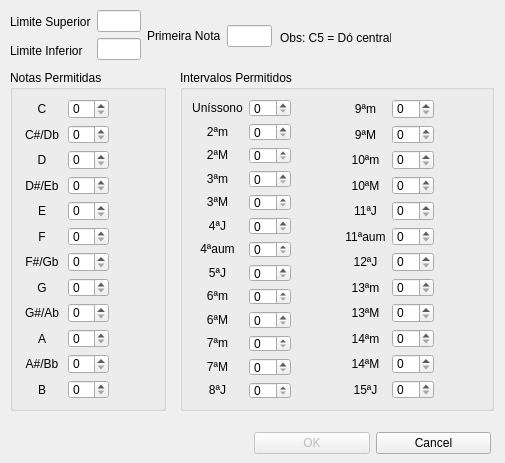
<?xml version="1.0" encoding="UTF-8"?>
<ui version="4.0">
 <class>MelodicSetupForm</class>
 <widget class="QWidget" name="MelodicSetupForm">
  <property name="geometry">
   <rect>
    <x>0</x>
    <y>0</y>
    <width>505</width>
    <height>463</height>
   </rect>
  </property>
  <property name="minimumSize">
   <size>
    <width>370</width>
    <height>455</height>
   </size>
  </property>
  <property name="windowTitle">
   <string>Configuração Melódica</string>
  </property>
  <widget class="QLabel" name="label_38">
   <property name="geometry">
    <rect>
     <x>280</x>
     <y>30</y>
     <width>111</width>
     <height>16</height>
    </rect>
   </property>
   <property name="text">
    <string>Obs: C5 = Dó central</string>
   </property>
  </widget>
  <widget class="QGroupBox" name="groupBox">
   <property name="geometry">
    <rect>
     <x>10</x>
     <y>70</y>
     <width>156</width>
     <height>341</height>
    </rect>
   </property>
   <property name="title">
    <string>Notas Permitidas</string>
   </property>
   <layout class="QGridLayout" name="gridLayout">
    <item row="0" column="1">
     <layout class="QVBoxLayout" name="verticalLayout_4">
      <item>
       <widget class="QSpinBox" name="spinBoxC"/>
      </item>
      <item>
       <widget class="QSpinBox" name="spinBoxDb"/>
      </item>
      <item>
       <widget class="QSpinBox" name="spinBoxD"/>
      </item>
      <item>
       <widget class="QSpinBox" name="spinBoxEb"/>
      </item>
      <item>
       <widget class="QSpinBox" name="spinBoxE"/>
      </item>
      <item>
       <widget class="QSpinBox" name="spinBoxF"/>
      </item>
      <item>
       <widget class="QSpinBox" name="spinBoxGb"/>
      </item>
      <item>
       <widget class="QSpinBox" name="spinBoxG"/>
      </item>
      <item>
       <widget class="QSpinBox" name="spinBoxAb"/>
      </item>
      <item>
       <widget class="QSpinBox" name="spinBoxA"/>
      </item>
      <item>
       <widget class="QSpinBox" name="spinBoxBb"/>
      </item>
      <item>
       <widget class="QSpinBox" name="spinBoxB"/>
      </item>
     </layout>
    </item>
    <item row="0" column="0">
     <layout class="QHBoxLayout" name="horizontalLayout_2">
      <item>
       <layout class="QVBoxLayout" name="verticalLayout_3">
        <item>
         <widget class="QLabel" name="label_2">
          <property name="text">
           <string>C</string>
          </property>
          <property name="alignment">
           <set>Qt::AlignCenter</set>
          </property>
         </widget>
        </item>
        <item>
         <widget class="QLabel" name="label">
          <property name="text">
           <string>C#/Db</string>
          </property>
          <property name="alignment">
           <set>Qt::AlignCenter</set>
          </property>
         </widget>
        </item>
        <item>
         <widget class="QLabel" name="label_3">
          <property name="text">
           <string>D</string>
          </property>
          <property name="alignment">
           <set>Qt::AlignCenter</set>
          </property>
         </widget>
        </item>
        <item>
         <widget class="QLabel" name="label_4">
          <property name="text">
           <string>D#/Eb</string>
          </property>
          <property name="alignment">
           <set>Qt::AlignCenter</set>
          </property>
         </widget>
        </item>
        <item>
         <widget class="QLabel" name="label_5">
          <property name="text">
           <string>E</string>
          </property>
          <property name="alignment">
           <set>Qt::AlignCenter</set>
          </property>
         </widget>
        </item>
        <item>
         <widget class="QLabel" name="label_6">
          <property name="text">
           <string>F</string>
          </property>
          <property name="alignment">
           <set>Qt::AlignCenter</set>
          </property>
         </widget>
        </item>
        <item>
         <widget class="QLabel" name="label_7">
          <property name="text">
           <string>F#/Gb</string>
          </property>
          <property name="alignment">
           <set>Qt::AlignCenter</set>
          </property>
         </widget>
        </item>
        <item>
         <widget class="QLabel" name="label_8">
          <property name="text">
           <string>G</string>
          </property>
          <property name="alignment">
           <set>Qt::AlignCenter</set>
          </property>
         </widget>
        </item>
        <item>
         <widget class="QLabel" name="label_9">
          <property name="text">
           <string>G#/Ab</string>
          </property>
          <property name="alignment">
           <set>Qt::AlignCenter</set>
          </property>
         </widget>
        </item>
        <item>
         <widget class="QLabel" name="label_10">
          <property name="text">
           <string>A</string>
          </property>
          <property name="alignment">
           <set>Qt::AlignCenter</set>
          </property>
         </widget>
        </item>
        <item>
         <widget class="QLabel" name="label_11">
          <property name="text">
           <string>A#/Bb</string>
          </property>
          <property name="alignment">
           <set>Qt::AlignCenter</set>
          </property>
         </widget>
        </item>
        <item>
         <widget class="QLabel" name="label_12">
          <property name="text">
           <string>B</string>
          </property>
          <property name="alignment">
           <set>Qt::AlignCenter</set>
          </property>
         </widget>
        </item>
       </layout>
      </item>
     </layout>
    </item>
    <item row="0" column="2">
     <layout class="QVBoxLayout" name="verticalLayout_9">
      <item>
       <widget class="QLabel" name="labelC">
        <property name="text">
         <string/>
        </property>
        <property name="alignment">
         <set>Qt::AlignCenter</set>
        </property>
       </widget>
      </item>
      <item>
       <widget class="QLabel" name="labelDb">
        <property name="text">
         <string/>
        </property>
        <property name="alignment">
         <set>Qt::AlignCenter</set>
        </property>
       </widget>
      </item>
      <item>
       <widget class="QLabel" name="labelD">
        <property name="text">
         <string/>
        </property>
        <property name="alignment">
         <set>Qt::AlignCenter</set>
        </property>
       </widget>
      </item>
      <item>
       <widget class="QLabel" name="labelEb">
        <property name="text">
         <string/>
        </property>
        <property name="alignment">
         <set>Qt::AlignCenter</set>
        </property>
       </widget>
      </item>
      <item>
       <widget class="QLabel" name="labelE">
        <property name="text">
         <string/>
        </property>
        <property name="alignment">
         <set>Qt::AlignCenter</set>
        </property>
       </widget>
      </item>
      <item>
       <widget class="QLabel" name="labelF">
        <property name="text">
         <string/>
        </property>
        <property name="alignment">
         <set>Qt::AlignCenter</set>
        </property>
       </widget>
      </item>
      <item>
       <widget class="QLabel" name="labelGb">
        <property name="text">
         <string/>
        </property>
        <property name="alignment">
         <set>Qt::AlignCenter</set>
        </property>
       </widget>
      </item>
      <item>
       <widget class="QLabel" name="labelG">
        <property name="text">
         <string/>
        </property>
        <property name="alignment">
         <set>Qt::AlignCenter</set>
        </property>
       </widget>
      </item>
      <item>
       <widget class="QLabel" name="labelAb">
        <property name="text">
         <string/>
        </property>
        <property name="alignment">
         <set>Qt::AlignCenter</set>
        </property>
       </widget>
      </item>
      <item>
       <widget class="QLabel" name="labelA">
        <property name="text">
         <string/>
        </property>
        <property name="alignment">
         <set>Qt::AlignCenter</set>
        </property>
       </widget>
      </item>
      <item>
       <widget class="QLabel" name="labelBb">
        <property name="text">
         <string/>
        </property>
        <property name="alignment">
         <set>Qt::AlignCenter</set>
        </property>
       </widget>
      </item>
      <item>
       <widget class="QLabel" name="labelB">
        <property name="text">
         <string/>
        </property>
        <property name="alignment">
         <set>Qt::AlignCenter</set>
        </property>
       </widget>
      </item>
     </layout>
    </item>
   </layout>
  </widget>
  <widget class="QGroupBox" name="groupBox_2">
   <property name="geometry">
    <rect>
     <x>180</x>
     <y>70</y>
     <width>314</width>
     <height>341</height>
    </rect>
   </property>
   <property name="title">
    <string>Intervalos Permitidos</string>
   </property>
   <layout class="QGridLayout" name="gridLayout_2">
    <item row="0" column="0">
     <layout class="QHBoxLayout" name="horizontalLayout_3">
      <item>
       <layout class="QVBoxLayout" name="verticalLayout_5">
        <item>
         <widget class="QLabel" name="label_13">
          <property name="text">
           <string>Uníssono</string>
          </property>
          <property name="alignment">
           <set>Qt::AlignCenter</set>
          </property>
         </widget>
        </item>
        <item>
         <widget class="QLabel" name="label_14">
          <property name="text">
           <string>2ªm</string>
          </property>
          <property name="alignment">
           <set>Qt::AlignCenter</set>
          </property>
         </widget>
        </item>
        <item>
         <widget class="QLabel" name="label_15">
          <property name="text">
           <string>2ªM</string>
          </property>
          <property name="alignment">
           <set>Qt::AlignCenter</set>
          </property>
         </widget>
        </item>
        <item>
         <widget class="QLabel" name="label_16">
          <property name="text">
           <string>3ªm</string>
          </property>
          <property name="alignment">
           <set>Qt::AlignCenter</set>
          </property>
         </widget>
        </item>
        <item>
         <widget class="QLabel" name="label_17">
          <property name="text">
           <string>3ªM</string>
          </property>
          <property name="alignment">
           <set>Qt::AlignCenter</set>
          </property>
         </widget>
        </item>
        <item>
         <widget class="QLabel" name="label_18">
          <property name="text">
           <string>4ªJ</string>
          </property>
          <property name="alignment">
           <set>Qt::AlignCenter</set>
          </property>
         </widget>
        </item>
        <item>
         <widget class="QLabel" name="label_19">
          <property name="text">
           <string>4ªaum</string>
          </property>
          <property name="alignment">
           <set>Qt::AlignCenter</set>
          </property>
         </widget>
        </item>
        <item>
         <widget class="QLabel" name="label_20">
          <property name="text">
           <string>5ªJ</string>
          </property>
          <property name="alignment">
           <set>Qt::AlignCenter</set>
          </property>
         </widget>
        </item>
        <item>
         <widget class="QLabel" name="label_21">
          <property name="text">
           <string>6ªm</string>
          </property>
          <property name="alignment">
           <set>Qt::AlignCenter</set>
          </property>
         </widget>
        </item>
        <item>
         <widget class="QLabel" name="label_22">
          <property name="text">
           <string>6ªM</string>
          </property>
          <property name="alignment">
           <set>Qt::AlignCenter</set>
          </property>
         </widget>
        </item>
        <item>
         <widget class="QLabel" name="label_23">
          <property name="text">
           <string>7ªm</string>
          </property>
          <property name="alignment">
           <set>Qt::AlignCenter</set>
          </property>
         </widget>
        </item>
        <item>
         <widget class="QLabel" name="label_24">
          <property name="text">
           <string>7ªM</string>
          </property>
          <property name="alignment">
           <set>Qt::AlignCenter</set>
          </property>
         </widget>
        </item>
        <item>
         <widget class="QLabel" name="label_25">
          <property name="text">
           <string>8ªJ</string>
          </property>
          <property name="alignment">
           <set>Qt::AlignCenter</set>
          </property>
         </widget>
        </item>
       </layout>
      </item>
     </layout>
    </item>
    <item row="0" column="3">
     <layout class="QHBoxLayout" name="horizontalLayout_4">
      <item>
       <layout class="QVBoxLayout" name="verticalLayout_6">
        <item>
         <widget class="QLabel" name="label_26">
          <property name="text">
           <string>9ªm</string>
          </property>
          <property name="alignment">
           <set>Qt::AlignCenter</set>
          </property>
         </widget>
        </item>
        <item>
         <widget class="QLabel" name="label_27">
          <property name="text">
           <string>9ªM</string>
          </property>
          <property name="alignment">
           <set>Qt::AlignCenter</set>
          </property>
         </widget>
        </item>
        <item>
         <widget class="QLabel" name="label_28">
          <property name="text">
           <string>10ªm</string>
          </property>
          <property name="alignment">
           <set>Qt::AlignCenter</set>
          </property>
         </widget>
        </item>
        <item>
         <widget class="QLabel" name="label_29">
          <property name="text">
           <string>10ªM</string>
          </property>
          <property name="alignment">
           <set>Qt::AlignCenter</set>
          </property>
         </widget>
        </item>
        <item>
         <widget class="QLabel" name="label_30">
          <property name="text">
           <string>11ªJ</string>
          </property>
          <property name="alignment">
           <set>Qt::AlignCenter</set>
          </property>
         </widget>
        </item>
        <item>
         <widget class="QLabel" name="label_31">
          <property name="text">
           <string>11ªaum</string>
          </property>
          <property name="alignment">
           <set>Qt::AlignCenter</set>
          </property>
         </widget>
        </item>
        <item>
         <widget class="QLabel" name="label_32">
          <property name="text">
           <string>12ªJ</string>
          </property>
          <property name="alignment">
           <set>Qt::AlignCenter</set>
          </property>
         </widget>
        </item>
        <item>
         <widget class="QLabel" name="label_33">
          <property name="text">
           <string>13ªm</string>
          </property>
          <property name="alignment">
           <set>Qt::AlignCenter</set>
          </property>
         </widget>
        </item>
        <item>
         <widget class="QLabel" name="label_34">
          <property name="text">
           <string>13ªM</string>
          </property>
          <property name="alignment">
           <set>Qt::AlignCenter</set>
          </property>
         </widget>
        </item>
        <item>
         <widget class="QLabel" name="label_35">
          <property name="text">
           <string>14ªm</string>
          </property>
          <property name="alignment">
           <set>Qt::AlignCenter</set>
          </property>
         </widget>
        </item>
        <item>
         <widget class="QLabel" name="label_36">
          <property name="text">
           <string>14ªM</string>
          </property>
          <property name="alignment">
           <set>Qt::AlignCenter</set>
          </property>
         </widget>
        </item>
        <item>
         <widget class="QLabel" name="label_37">
          <property name="text">
           <string>15ªJ</string>
          </property>
          <property name="alignment">
           <set>Qt::AlignCenter</set>
          </property>
         </widget>
        </item>
       </layout>
      </item>
     </layout>
    </item>
    <item row="0" column="4">
     <layout class="QVBoxLayout" name="verticalLayout_8">
      <item>
       <widget class="QSpinBox" name="spinBox9m"/>
      </item>
      <item>
       <widget class="QSpinBox" name="spinBox9M"/>
      </item>
      <item>
       <widget class="QSpinBox" name="spinBox10m"/>
      </item>
      <item>
       <widget class="QSpinBox" name="spinBox10M"/>
      </item>
      <item>
       <widget class="QSpinBox" name="spinBox11J"/>
      </item>
      <item>
       <widget class="QSpinBox" name="spinBox11aum"/>
      </item>
      <item>
       <widget class="QSpinBox" name="spinBox12J"/>
      </item>
      <item>
       <widget class="QSpinBox" name="spinBox13m"/>
      </item>
      <item>
       <widget class="QSpinBox" name="spinBox13M"/>
      </item>
      <item>
       <widget class="QSpinBox" name="spinBox14m"/>
      </item>
      <item>
       <widget class="QSpinBox" name="spinBox14M"/>
      </item>
      <item>
       <widget class="QSpinBox" name="spinBox15J"/>
      </item>
     </layout>
    </item>
    <item row="0" column="1">
     <layout class="QVBoxLayout" name="verticalLayout_7">
      <item>
       <widget class="QSpinBox" name="spinBoxUnissono"/>
      </item>
      <item>
       <widget class="QSpinBox" name="spinBox2m"/>
      </item>
      <item>
       <widget class="QSpinBox" name="spinBox2M"/>
      </item>
      <item>
       <widget class="QSpinBox" name="spinBox3m"/>
      </item>
      <item>
       <widget class="QSpinBox" name="spinBox3M"/>
      </item>
      <item>
       <widget class="QSpinBox" name="spinBox4J"/>
      </item>
      <item>
       <widget class="QSpinBox" name="spinBox4aum"/>
      </item>
      <item>
       <widget class="QSpinBox" name="spinBox5J"/>
      </item>
      <item>
       <widget class="QSpinBox" name="spinBox6m"/>
      </item>
      <item>
       <widget class="QSpinBox" name="spinBox6M"/>
      </item>
      <item>
       <widget class="QSpinBox" name="spinBox7m"/>
      </item>
      <item>
       <widget class="QSpinBox" name="spinBox7M"/>
      </item>
      <item>
       <widget class="QSpinBox" name="spinBox8J"/>
      </item>
     </layout>
    </item>
    <item row="0" column="2">
     <layout class="QVBoxLayout" name="verticalLayout_10">
      <item>
       <widget class="QLabel" name="labelUnissono">
        <property name="text">
         <string/>
        </property>
        <property name="alignment">
         <set>Qt::AlignCenter</set>
        </property>
       </widget>
      </item>
      <item>
       <widget class="QLabel" name="label2m">
        <property name="text">
         <string/>
        </property>
        <property name="alignment">
         <set>Qt::AlignCenter</set>
        </property>
       </widget>
      </item>
      <item>
       <widget class="QLabel" name="label2M">
        <property name="text">
         <string/>
        </property>
        <property name="alignment">
         <set>Qt::AlignCenter</set>
        </property>
       </widget>
      </item>
      <item>
       <widget class="QLabel" name="label3m">
        <property name="text">
         <string/>
        </property>
        <property name="alignment">
         <set>Qt::AlignCenter</set>
        </property>
       </widget>
      </item>
      <item>
       <widget class="QLabel" name="label3M">
        <property name="text">
         <string/>
        </property>
        <property name="alignment">
         <set>Qt::AlignCenter</set>
        </property>
       </widget>
      </item>
      <item>
       <widget class="QLabel" name="label4J">
        <property name="text">
         <string/>
        </property>
        <property name="alignment">
         <set>Qt::AlignCenter</set>
        </property>
       </widget>
      </item>
      <item>
       <widget class="QLabel" name="label4aum">
        <property name="text">
         <string/>
        </property>
        <property name="alignment">
         <set>Qt::AlignCenter</set>
        </property>
       </widget>
      </item>
      <item>
       <widget class="QLabel" name="label5J">
        <property name="text">
         <string/>
        </property>
        <property name="alignment">
         <set>Qt::AlignCenter</set>
        </property>
       </widget>
      </item>
      <item>
       <widget class="QLabel" name="label6m">
        <property name="text">
         <string/>
        </property>
        <property name="alignment">
         <set>Qt::AlignCenter</set>
        </property>
       </widget>
      </item>
      <item>
       <widget class="QLabel" name="label6M">
        <property name="text">
         <string/>
        </property>
        <property name="alignment">
         <set>Qt::AlignCenter</set>
        </property>
       </widget>
      </item>
      <item>
       <widget class="QLabel" name="label7m">
        <property name="text">
         <string/>
        </property>
        <property name="alignment">
         <set>Qt::AlignCenter</set>
        </property>
       </widget>
      </item>
      <item>
       <widget class="QLabel" name="label7M">
        <property name="text">
         <string/>
        </property>
        <property name="alignment">
         <set>Qt::AlignCenter</set>
        </property>
       </widget>
      </item>
      <item>
       <widget class="QLabel" name="label8J">
        <property name="text">
         <string/>
        </property>
        <property name="alignment">
         <set>Qt::AlignCenter</set>
        </property>
       </widget>
      </item>
     </layout>
    </item>
    <item row="0" column="5">
     <layout class="QVBoxLayout" name="verticalLayout_11">
      <item>
       <widget class="QLabel" name="label9m">
        <property name="text">
         <string/>
        </property>
        <property name="alignment">
         <set>Qt::AlignCenter</set>
        </property>
       </widget>
      </item>
      <item>
       <widget class="QLabel" name="label9M">
        <property name="text">
         <string/>
        </property>
        <property name="alignment">
         <set>Qt::AlignCenter</set>
        </property>
       </widget>
      </item>
      <item>
       <widget class="QLabel" name="label10m">
        <property name="text">
         <string/>
        </property>
        <property name="alignment">
         <set>Qt::AlignCenter</set>
        </property>
       </widget>
      </item>
      <item>
       <widget class="QLabel" name="label10M">
        <property name="text">
         <string/>
        </property>
        <property name="alignment">
         <set>Qt::AlignCenter</set>
        </property>
       </widget>
      </item>
      <item>
       <widget class="QLabel" name="label11J">
        <property name="text">
         <string/>
        </property>
        <property name="alignment">
         <set>Qt::AlignCenter</set>
        </property>
       </widget>
      </item>
      <item>
       <widget class="QLabel" name="label11aum">
        <property name="text">
         <string/>
        </property>
        <property name="alignment">
         <set>Qt::AlignCenter</set>
        </property>
       </widget>
      </item>
      <item>
       <widget class="QLabel" name="label12J">
        <property name="text">
         <string/>
        </property>
        <property name="alignment">
         <set>Qt::AlignCenter</set>
        </property>
       </widget>
      </item>
      <item>
       <widget class="QLabel" name="label13m">
        <property name="text">
         <string/>
        </property>
        <property name="alignment">
         <set>Qt::AlignCenter</set>
        </property>
       </widget>
      </item>
      <item>
       <widget class="QLabel" name="label13M">
        <property name="text">
         <string/>
        </property>
        <property name="alignment">
         <set>Qt::AlignCenter</set>
        </property>
       </widget>
      </item>
      <item>
       <widget class="QLabel" name="label14m">
        <property name="text">
         <string/>
        </property>
        <property name="alignment">
         <set>Qt::AlignCenter</set>
        </property>
       </widget>
      </item>
      <item>
       <widget class="QLabel" name="label14M">
        <property name="text">
         <string/>
        </property>
        <property name="alignment">
         <set>Qt::AlignCenter</set>
        </property>
       </widget>
      </item>
      <item>
       <widget class="QLabel" name="label15J">
        <property name="text">
         <string/>
        </property>
        <property name="alignment">
         <set>Qt::AlignCenter</set>
        </property>
       </widget>
      </item>
     </layout>
    </item>
   </layout>
  </widget>
  <widget class="QWidget" name="">
   <property name="geometry">
    <rect>
     <x>10</x>
     <y>10</y>
     <width>262</width>
     <height>52</height>
    </rect>
   </property>
   <layout class="QHBoxLayout" name="horizontalLayout_7">
    <item>
     <layout class="QHBoxLayout" name="horizontalLayout">
      <item>
       <layout class="QVBoxLayout" name="verticalLayout">
        <item>
         <widget class="QLabel" name="labelLimiteSuperior">
          <property name="text">
           <string>Limite Superior</string>
          </property>
         </widget>
        </item>
        <item>
         <widget class="QLabel" name="labelLimiteInferior">
          <property name="text">
           <string>Limite Inferior</string>
          </property>
         </widget>
        </item>
       </layout>
      </item>
      <item>
       <layout class="QVBoxLayout" name="verticalLayout_2">
        <item>
         <widget class="QLineEdit" name="lineEditLimiteSuperior"/>
        </item>
        <item>
         <widget class="QLineEdit" name="lineEditLimiteInferior"/>
        </item>
       </layout>
      </item>
     </layout>
    </item>
    <item>
     <layout class="QHBoxLayout" name="horizontalLayout_6">
      <item>
       <widget class="QLabel" name="label_39">
        <property name="text">
         <string>Primeira Nota</string>
        </property>
       </widget>
      </item>
      <item>
       <widget class="QLineEdit" name="lineEditFirstPitch"/>
      </item>
     </layout>
    </item>
   </layout>
  </widget>
  <widget class="QWidget" name="">
   <property name="geometry">
    <rect>
     <x>10</x>
     <y>430</y>
     <width>481</width>
     <height>27</height>
    </rect>
   </property>
   <layout class="QHBoxLayout" name="horizontalLayout_8">
    <item>
     <widget class="QLabel" name="labelInfo">
      <property name="text">
       <string/>
      </property>
      <property name="alignment">
       <set>Qt::AlignCenter</set>
      </property>
     </widget>
    </item>
    <item>
     <layout class="QHBoxLayout" name="horizontalLayout_5">
      <item>
       <widget class="QPushButton" name="pushButtonOK">
        <property name="enabled">
         <bool>false</bool>
        </property>
        <property name="text">
         <string>OK</string>
        </property>
       </widget>
      </item>
      <item>
       <widget class="QPushButton" name="pushButtonCancel">
        <property name="text">
         <string>Cancel</string>
        </property>
       </widget>
      </item>
     </layout>
    </item>
   </layout>
  </widget>
 </widget>
 <resources/>
 <connections/>
 <slots>
  <slot>updatePercentage()</slot>
 </slots>
</ui>
